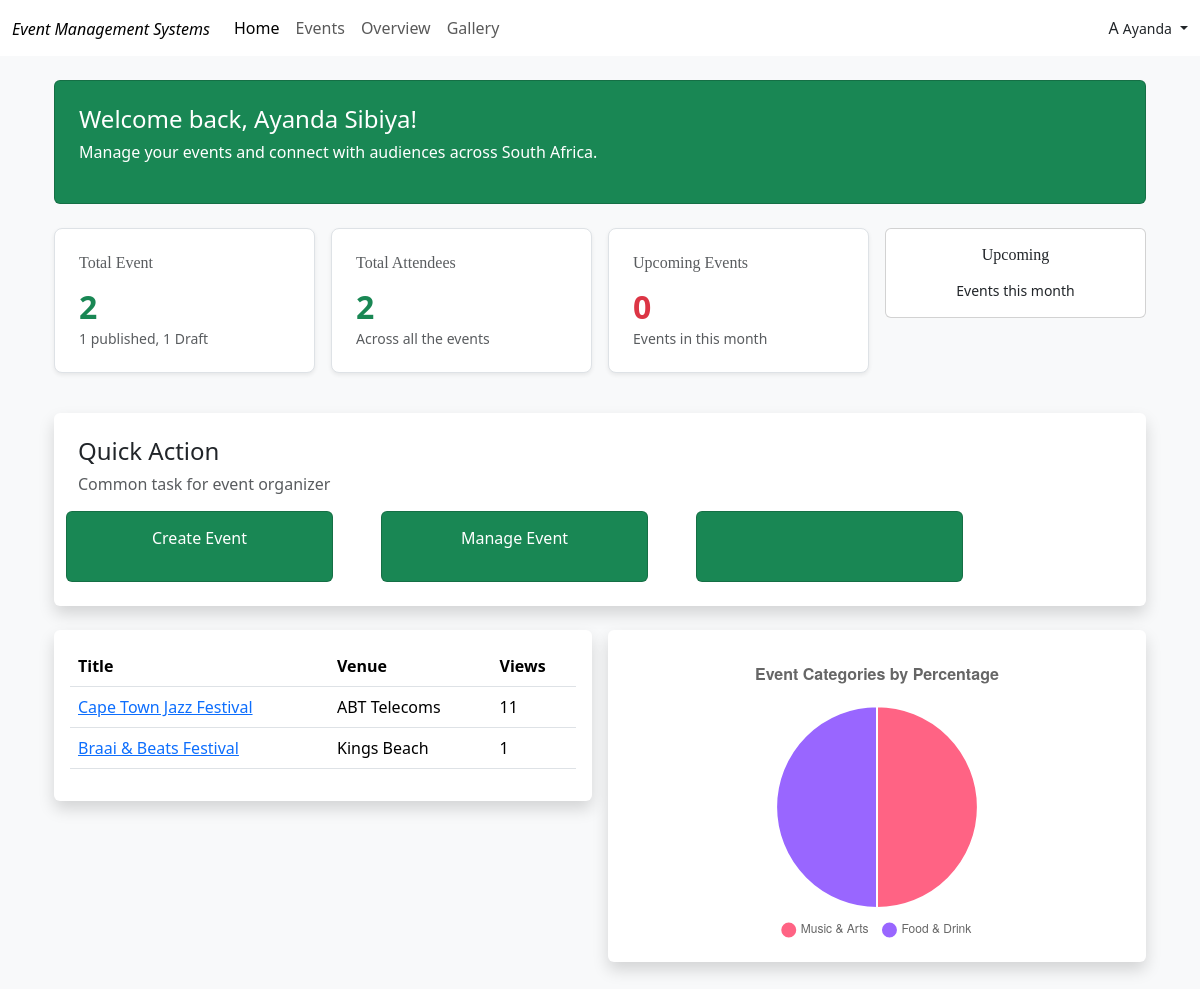
Before: /organizer-overview/ (signed in) with the older database file.
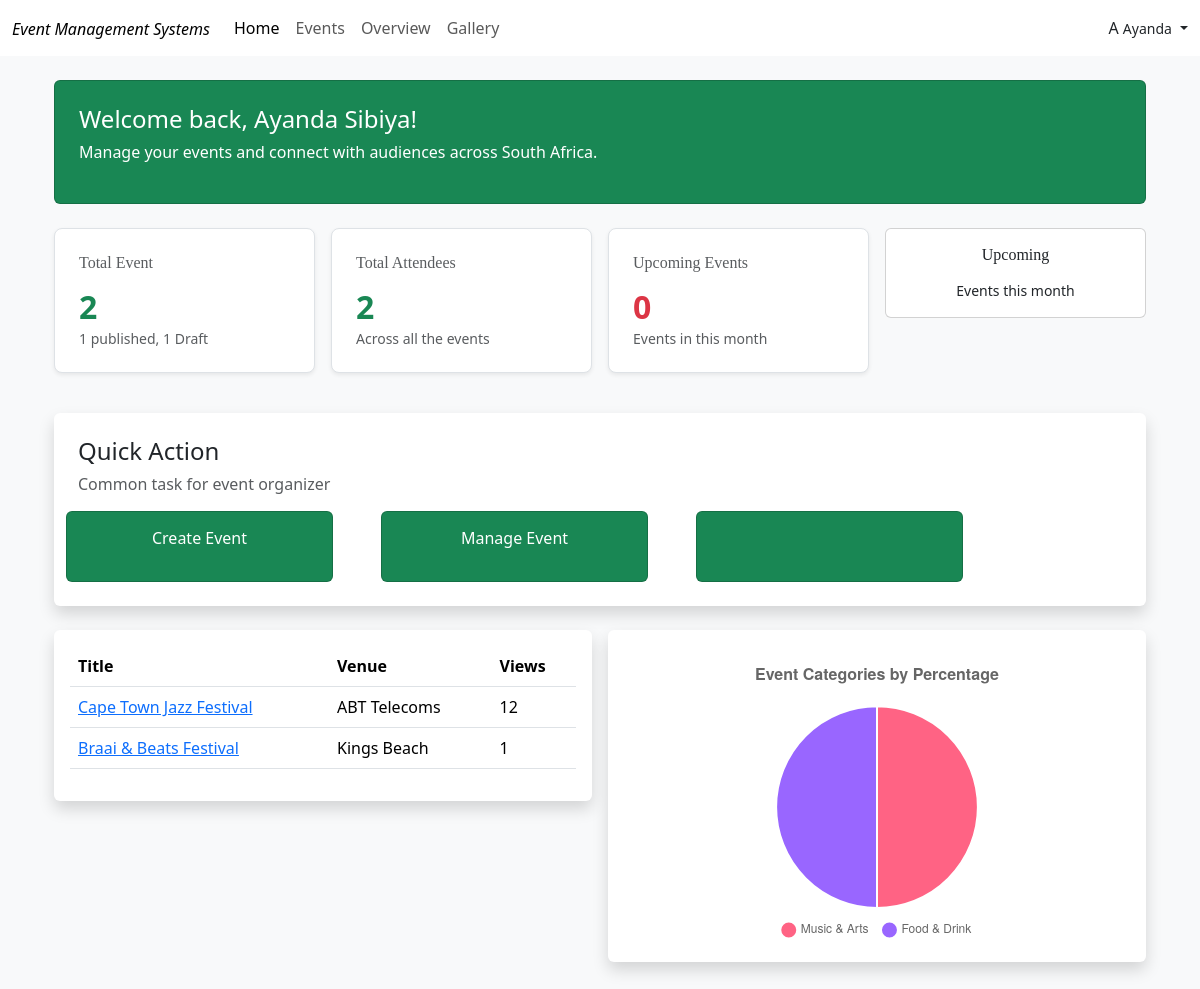
After: the same page with the newer database file.
### event_app/models.py (models this page shows, shortened)
class Event(models.Model):
    MUSIC_ARTS = 'music-arts'
    BUSINESS = 'business'
    SPORTS = 'sports'
    TECHNOLOGY = 'technology'
    FOOD_DRINK = 'food-drink'
    HEALTH_WELLNESS = 'health-wellness'
    EDUCATION = 'education'
    COMMUNITY = 'community'
    CHARITY = 'charity'
    GOVERNMENT = 'government'
    TOURISM = 'tourism'
    CATEGORY_CHOICES = [
        (MUSIC_ARTS, 'Music & Arts'),
        (BUSINESS, 'Business & Professional'),
        (SPORTS, 'Sports & Fitness'),
        (TECHNOLOGY, 'Technology'),
        (FOOD_DRINK, 'Food & Drink'),
        (HEALTH_WELLNESS, 'Health & Wellness'),
        (EDUCATION, 'Education & Learning'),
        (COMMUNITY, 'Community & Culture'),
        (CHARITY, 'Charity & Fundraising'),
        (GOVERNMENT, 'Government & Politics'),
        (TOURISM, 'Tourism & Hospitality'),
    ]
    DRAFT = 'draft'
    PUBLISHED = 'published'
    CANCELLED = 'cancelled'
    COMPLETED = 'completed'
    STATUS_CHOICES = [
        (DRAFT, 'Draft'),
        (PUBLISHED, 'Published'),
        (CANCELLED, 'Cancelled'),
        (COMPLETED, 'Completed'),
    ]
    title = models.CharField(max_length=200)
    description = models.TextField()
    category = models.CharField(max_length=80, choices=CATEGORY_CHOICES)
    status = models.CharField(max_length=20, choices=STATUS_CHOICES, default=DRAFT)
    organizer = models.ForeignKey(User, on_delete=models.CASCADE, related_name='organized_events')
    is_approved = models.BooleanField(default=False)
    attendees = models.ManyToManyField(
        Attendee,
        through='EventRegistration',
        related_name='events',
        blank=True
    )
    start_date = models.DateField()
    end_date = models.DateField()
    start_time = models.TimeField()
    end_time = models.TimeField()
    venue = models.CharField(max_length=200)
    city = models.CharField(max_length=100)
    is_online = models.BooleanField(default=False)
    online_link = models.URLField(blank=True, null=True)
    image = models.ImageField(upload_to='event_images/', blank=True, null=True)
    tags = models.TextField(help_text='Comma-separated tags', blank=True)
    max_attendees = models.PositiveIntegerField(blank=True, null=True)
    registration_deadline = models.DateTimeField(blank=True, null=True)
    views_count = models.PositiveIntegerField(default=0, editable=False)
    created_at = models.DateTimeField(auto_now_add=True)
    updated_at = models.DateTimeField(auto_now=True)
    class Meta:
        ordering = ['-created_at']

### event_app/views.py (the view)
# urls.py: path('organizer-overview/', views.organizer_overview, name='organizer_overview'),
@login_required
def organizer_overview(request):
    organizer = request.user
    events = Event.objects.filter(organizer=organizer)
    total_events = events.count()
    published_events_count = events.filter(status=Event.PUBLISHED).count()
    draft_events_count = events.filter(status=Event.DRAFT).count()
    now = timezone.now()
    current_month_start = now.replace(day=1, hour=0, minute=0, second=0, microsecond=0)
    if now.month == 12:
        next_month_start = now.replace(year=now.year + 1, month=1, day=1, hour=0, minute=0, second=0, microsecond=0)
    else:
        next_month_start = now.replace(month=now.month + 1, day=1, hour=0, minute=0, second=0, microsecond=0)
    upcoming_events_this_month = events.filter(
        start_date__gte=now.date(),
        start_date__lt=next_month_start.date(),
        status=Event.PUBLISHED
    )
    upcoming_events_count = upcoming_events_this_month.count()
    total_attendees = events.aggregate(
        total=Count('attendees', distinct=True)
    )['total'] or 0
    organizer_events = events.annotate(
        attendee_count=Count('attendees')
    ).order_by('-attendee_count', '-created_at')  # Secondary sort by creation date
    category_data = events.values('category').annotate(
        count=Count('id')
    ).order_by('-count')
    chart_labels = []
    chart_data = []
    chart_colors = []
    category_colors = {
        Event.MUSIC_ARTS: '#FF6384',
        Event.BUSINESS: '#36A2EB',
        Event.SPORTS: '#FFCE56',
        Event.TECHNOLOGY: '#4BC0C0',
        Event.FOOD_DRINK: '#9966FF',
        Event.HEALTH_WELLNESS: '#FF9F40',
        Event.EDUCATION: '#FF6384',
        Event.COMMUNITY: '#C9CBCF',
        Event.CHARITY: '#4BC0C0',
        Event.GOVERNMENT: '#36A2EB',
        Event.TOURISM: '#FFCE56'
    }
    for item in category_data:
        category = item['category']
        count = item['count']
        percentage = round((count / total_events) * 100, 1) if total_events > 0 else 0
        category_display = dict(Event.CATEGORY_CHOICES).get(category, category)
        chart_labels.append(category_display)
        chart_data.append(percentage)
        chart_colors.append(category_colors.get(category, '#C9CBCF'))
    chart_data_json = json.dumps({
        'labels': chart_labels,
        'data': chart_data,
        'colors': chart_colors
    })
    print(f"Total events: {total_events}")
    print(f"Published: {published_events_count}, Draft: {draft_events_count}")
    print(f"Upcoming this month: {upcoming_events_count}")
    context = {
        'total_events': total_events,
        'published_events_count': published_events_count,
        'draft_events_count': draft_events_count,
        'upcoming_events_count': upcoming_events_count,
        'total_attendees': total_attendees,
        'organizer_events': organizer_events,  # List of events ordered by attendee count
        'category_chart_data': chart_data_json,  # JSON data for Chart.js
        'category_breakdown': category_data,
    }
    return render(request, 'organizer_dashboard.html', context)

### templates/organizer_dashboard.html (shortened to what the changed rows need)
{% extends "base.html" %}
{% block content %}
<div class="container p-4">
    <div class="row g-3">
        <div class="col-md-6">
            <div class="bg-white rounded shadow p-3 mb-3">
                {% if organizer_events %}
                <table class="table">
                    <thead>
                        <tr>
                            <th scope="col">Title</th>
                            <th scope="col">Venue</th>
                            <th scope="col">Views</th>
                        </tr>
                    </thead>
                    <tbody>
                        {% for event in organizer_events %}
                        <tr>
                            <td><a href="{% url 'event_analytics' event.pk %}">{{event.title}}</a></td>
                            <td>{{event.venue}}</td>
                            <td>{{event.views_count}}</td>
                        </tr>
                        {%endfor%}
                    </tbody>
                </table>
                {% else %}
                <p class="text-muted">No events found.</p>
                {% endif %}
            </div>
        </div>
    </div>
</div>
{% endblock content %}

Changed rows visible on the page:
changed Event "Cape Town Jazz Festival": views_count "11" → "12"
